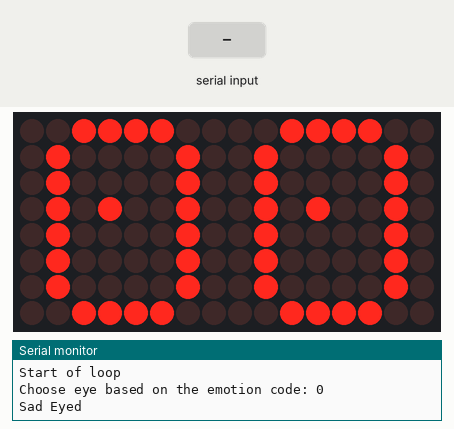
Simulated run of this sketch. Board: Arduino Uno, built with avr-gcc and run on an emulated ATmega328P. Shown: 16×8 LED matrix, the last lines printed to the serial monitor. The inputs (shaded band) are chosen by the test bench.

Above: at 1.68 s.
1.7 s: "188\n" received over Serial
At 3.3 s:
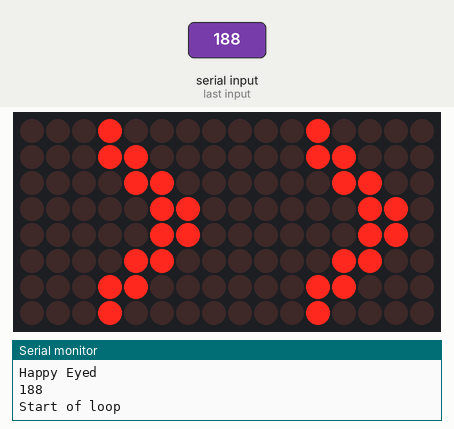
3.5 s: "158\n" received over Serial
At 4.3 s:
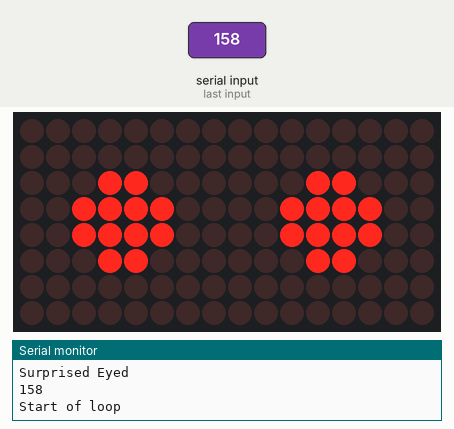
5.0 s: "168\n" received over Serial
At 6.5 s:
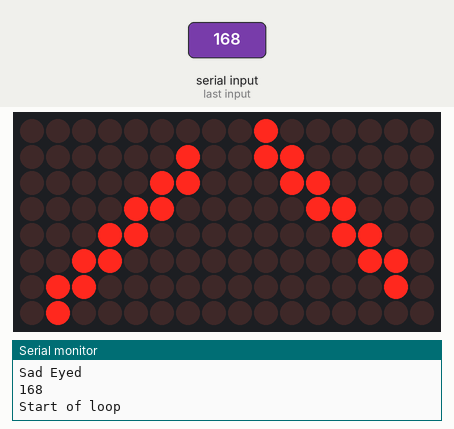

The sketch:

LedEyes.ino
```cpp
#include "LedControlMS.h" // https://github.com/shaai/Arduino_LED_matrix_sketch
#include "LedEyes.h"
#include <stdlib.h>
#include "Streaming.h" // http://arduiniana.org/libraries/streaming/

/*
 * LED Matrix:
 * Use pins 12, 11 and 10 on the Arduino for the SPI interface
 * Pin 12 is connected to the DATA IN-pin of the first MAX7221
 * Pin 11 is connected to the CLK-pin of the first MAX7221
 * Pin 10 is connected to the LOAD(/CS)-pin of the first MAX7221
 */


LedControl lc = LedControl(12, 11, 10, NumDevices ); // Note this will set lc1.getDeviceCount() = 2

void setup()
{
  // initialize serial communication:
  // Used for output only
  Serial.begin (38400);


  // Init the LED Matrix
  for (int i = 0; i < NumDevices ; i++)
  {
    lc.shutdown(i, false);
    /* and clear the display */
    lc.clearDisplay(i);
  }

}


void loop()
{
  Serial << "Start of loop" << endl;

      int emotionCode = Serial.parseInt();
      Serial << "Choose eye based on the emotion code: " << emotionCode << endl << endl;

      if (emotionCode ==168)
      {
        Serial << "Sad Eyed" << endl;
        DisplaySadEyes();
      }
      else if (emotionCode == 188)
      {
        Serial << "Happy Eyed" << endl;
        DisplayHappyEyes();
      }
      else if (emotionCode == 158 )
      {
        Serial << "Surprised Eyed" << endl;
        DisplaySurprisedEyes();
      }
      else
      {
        Serial << "Sad Eyed" << endl;
        DisplayShiftyEyesLookingInACircle();
      }
      Serial.print(emotionCode);
  Serial << endl << endl;
}

void DisplayShiftyEyesLookingInACircle()
{
  DisplayEyes( shiftyPupilEye1, shiftyPupilEye1, 100);
  DisplayEyes( shiftyPupilEye2, shiftyPupilEye2, 100);
  DisplayEyes( shiftyPupilEye3, shiftyPupilEye3, 100);
  DisplayEyes( shiftyPupilEye4, shiftyPupilEye4, 100);
  DisplayEyes( shiftyPupilEye5, shiftyPupilEye5, 100);
  DisplayEyes( shiftyPupilEye6, shiftyPupilEye6, 100);
  DisplayEyes( shiftyPupilEye7, shiftyPupilEye7, 100);
  DisplayEyes( shiftyPupilEye8, shiftyPupilEye8, 100);
  DisplayEyes( shiftyPupilEye7, shiftyPupilEye7, 100);
  DisplayEyes( shiftyPupilEye6, shiftyPupilEye6, 100);
  DisplayEyes( shiftyPupilEye5, shiftyPupilEye5, 100);
  DisplayEyes( shiftyPupilEye4, shiftyPupilEye4, 100);
  DisplayEyes( shiftyPupilEye3, shiftyPupilEye3, 100);
  DisplayEyes( shiftyPupilEye2, shiftyPupilEye2, 100);
  DisplayEyes( shiftyPupilEye1, shiftyPupilEye1, 100);
}

void DisplayCalmEyes()
{
  DisplayEyes(calmLeftEye, calmRightEye, 100);
}


void DisplaySurprisedEyes()
{
  DisplayEyes( surprisedEye, surprisedEye, 100);
}


void DisplayHappyEyes()
{
  DisplayEyes( happyEye, happyEye, 100);
}


void DisplaySadEyes()
{
  DisplayEyes( sadLeftEye, sadRightEye, 100);
}


/*********************
 * Common            *
 *********************/
void DisplayEyes( EyeDataType leftEyeData, EyeDataType rightEyeData, int delayMs )
{
  {
    DisplayEye(LeftEyePos, leftEyeData);
    DisplayEye(RightEyePos, rightEyeData);

    delay(delayMs);
  }
}

void DisplayEye( int eyePos, EyeDataType eyeArrary )
{
  for (int j = 0; j < LedCols; j++)
  {
    // Note: setRow(addr,row,value)
    lc.setRow(eyePos, j, eyeArrary.EyeData[j]);
  }
}
```

LedEyes.h
```cpp
// General
const int NumDevices  = 2;
const int LeftEyePos = 0;
const int RightEyePos = 1;
const int LedCols = 8;
const int NumEyesShown = 15;
const int ShowEyeDurationRandomiser = 75;

// Ultrasonic Sensor
const int TrigPin = 3;
const int EchoPin = 4;

// Photocell
const int PhotocellPin = A0; // the cell is connected to a0
const int SleepThreshold = 60; // Go to sleep if the light is lower than 100

// Cross-eyed
const int CrossEyedDistance = 10;
const int MidCrossEyedDistance = 15;
const int SemiCrossEyedDistance = 25;

// Sleep / Wake up
const int WakeLedIntensity = 8; // 1-16?
const int SleepLedIntensity = 1; // 1-16?

// Not Used
const int MaxTransitions = 3;

typedef struct
{
  int EyeData[LedCols];
} EyeDataType;

typedef struct
{
  EyeDataType LeftEye;
  EyeDataType RightEye;
} TwoEyeDataType;


// Not Used
typedef struct
{
  TwoEyeDataType TwoEyeData1;
  int Delay1;
  TwoEyeDataType TwoEyeData2;
  int Delay2;
  TwoEyeDataType TwoEyeData3;
  int Delay3;
} TwoEyeTransistionType;

// Not Used
typedef struct
{
  EyeDataType eyeTransition1;
  EyeDataType eyeTransition2;
  EyeDataType eyeTransition3;
} EyeTransistionType;

// Not Used
typedef struct
{
  EyeTransistionType leftEyeTransition;
  EyeTransistionType rightEyeTransition;
  int Delays[MaxTransitions];
} TwoEyeTransistionTypeOld;


/******************************
 * Eye Data                   *
 * Note: each binary number   *
 *       represents a column  *
 *       in the LED matrix    *
 ******************************/

// 00000000
// 00000000
// 00000000
// 00000000
// 00000000
// 00000000
// 00000000
// 00000000
EyeDataType shiftyPupilEye1 =
{
    B00111100
  , B01000010
  , B01001010
  , B01000010
  , B01000010
  , B01000010
  , B01000010
  , B00111100
};

EyeDataType shiftyPupilEye2 =
{
    B00111100
  , B01000010
  , B01000010
  , B01001010
  , B01000010
  , B01000010
  , B01000010
  , B00111100
};

EyeDataType shiftyPupilEye3 =
{
    B00111100
  , B01000010
  , B01000010
  , B01000010
  , B01001010
  , B01000010
  , B01000010
  , B00111100
};

EyeDataType shiftyPupilEye4 =
{
    B00111100
  , B01000010
  , B01000010
  , B01000010
  , B01000010
  , B01001010
  , B01000010
  , B00111100
};

EyeDataType shiftyPupilEye5 =
{
    B00111100
  , B01000010
  , B01000010
  , B01000010
  , B01000010
  , B01010010
  , B01000010
  , B00111100
};

EyeDataType shiftyPupilEye6 =
{
    B00111100
  , B01000010
  , B01000010
  , B01000010
  , B01010010
  , B01000010
  , B01000010
  , B00111100
};

EyeDataType shiftyPupilEye7 =
{
    B00111100
  , B01000010
  , B01000010
  , B01010010
  , B01000010
  , B01000010
  , B01000010
  , B00111100
};

EyeDataType shiftyPupilEye8 =
{
    B00111100
  , B01000010
  , B01010010
  , B01000010
  , B01000010
  , B01000010
  , B01000010
  , B00111100
};

EyeDataType calmLeftEye =
{
    B00011000
  , B00011000
  , B00011000
  , B00011000
  , B00011000
  , B00011000
  , B00011000
  , B00011000
};

EyeDataType calmRightEye =
{
    B00011000
  , B00011000
  , B00011000
  , B00011000
  , B00011000
  , B00011000
  , B00011000
  , B00011000
};

EyeDataType sadLeftEye =
{
    B00000000
  , B00000010
  , B00000110
  , B00001100
  , B00011000
  , B00110000
  , B01100000
  , B01000000
};

EyeDataType sadRightEye =
{
    B01000000
  , B01100000
  , B00110000
  , B00011000
  , B00001100
  , B00000110
  , B00000010
  , B00000000
};

EyeDataType shiftyToSad =
{
    B00111100
  , B00111110
  , B00100110
  , B00100110
  , B00100110
  , B00100110
  , B00111110
  , B00111100
};


EyeDataType happyEye =
{
    B00010000
  , B00011000
  , B00001100
  , B00000110
  , B00000110
  , B00001100
  , B00011000
  , B00010000
};

EyeDataType surprisedEye =
{
    B00000000
  , B00000000
  , B00011000
  , B00111100
  , B00111100
  , B00011000
  , B00000000
  , B00000000

};


// Eye Designed by Gia Rebello
EyeDataType madEyeLeft =
{
    B01111000
  , B01101100
  , B01000110
  , B01000011
  , B01110110
  , B01111100
  , B01111000
  , B01110000

};

EyeDataType madEyeRight =
{
    B01110000
  , B01111000
  , B01111100
  , B01110110
  , B01000011
  , B01000110
  , B01101100
  , B01111000
};

EyeDataType madLeftToShifty =
{
    B00111100
  , B01111110
  , B01100110
  , B01100110
  , B01100110
  , B01111110
  , B01111100
  , B00111000

};

EyeDataType madRightToShifty =
{
    B00111000
  , B01111100
  , B01111110
  , B01100110
  , B01100110
  , B01100110
  , B01111110
  , B00111100
};
```

Measured:
- after the input at 1.7 s, the display: first differs from a run without the input after 0.87 s (image 1)
- after the input at 3.5 s, the display: changes at once (image 2)
- after the input at 5.0 s, the display: first differs from a run without the input after 1.2 s (image 3)
- what the display in image 2 shows lasts 1.1 s, from 3.5 s to 4.6 s
